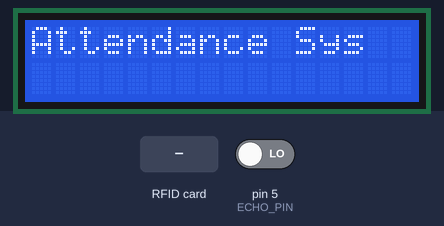
This sketch was run on a simulated Arduino Uno, built with avr-gcc and run on an emulated ATmega328P. On the bench: 16×2 character LCD. Inputs (shaded band) come from the test bench; at power-on: pin 5 (ECHO_PIN) LOW. What the sketch prints to the serial monitor is not drawn.

Above: at 0.2 s.
3.4 s: RFID card 5E 7A 19 C4 held to the reader
At 4.8 s:
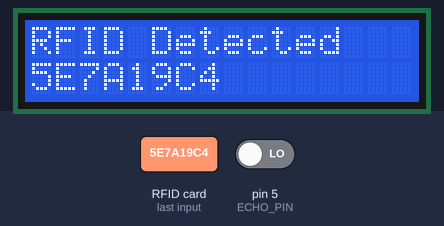
Timing chart, 0 to 6.4 s (numbered marks = the images above; inputs shaded):
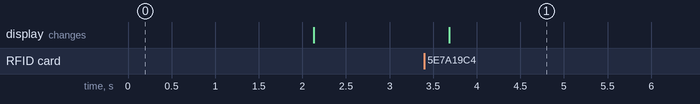

The sketch:

attendance.ino
```cpp
#include <Wire.h>
#include <LiquidCrystal_I2C.h>
#include <SPI.h>
#include <MFRC522.h>

// LCD setup
LiquidCrystal_I2C lcd(0x27, 16, 2);

// RFID setup
#define SS_PIN 10
#define RST_PIN 9
MFRC522 rfid(SS_PIN, RST_PIN);

// Ultrasonic setup
#define TRIG_PIN 6
#define ECHO_PIN 5

long duration;
int distance;

void setup() {
  Serial.begin(9600);
  SPI.begin();
  rfid.PCD_Init();

  lcd.init();
  lcd.backlight();
  lcd.setCursor(0,0);
  lcd.print("Attendance Sys");
  delay(2000);
  lcd.clear();
}

void loop() {
  // 🔹 RFID detection
  if (rfid.PICC_IsNewCardPresent() && rfid.PICC_ReadCardSerial()) {
    String uid = "";
    for (byte i = 0; i < rfid.uid.size; i++) {
      uid += String(rfid.uid.uidByte[i], HEX);
    }
    uid.toUpperCase();

    lcd.clear();
    lcd.setCursor(0, 0);
    lcd.print("RFID Detected");
    lcd.setCursor(0, 1);
    lcd.print(uid);

    Serial.print("RFID:");
    Serial.println(uid); // send to python

    delay(2000);
  }

  // 🔹 Ultrasonic presence detection
  digitalWrite(TRIG_PIN, LOW);
  delayMicroseconds(2);
  digitalWrite(TRIG_PIN, HIGH);
  delayMicroseconds(10);
  digitalWrite(TRIG_PIN, LOW);

  duration = pulseIn(ECHO_PIN, HIGH);
  distance = duration * 0.034 / 2;

  if (distance > 0 && distance < 50) { // presence within 50 cm
    lcd.clear();
    lcd.setCursor(0, 0);
    lcd.print("Person Present");
    Serial.println("ULTRASONIC:PRESENT");
    delay(2000);
  }

  delay(500);
}
```

Measured:
- after the input at 3.4 s, the display: changes after 0.28 s (image 1)
